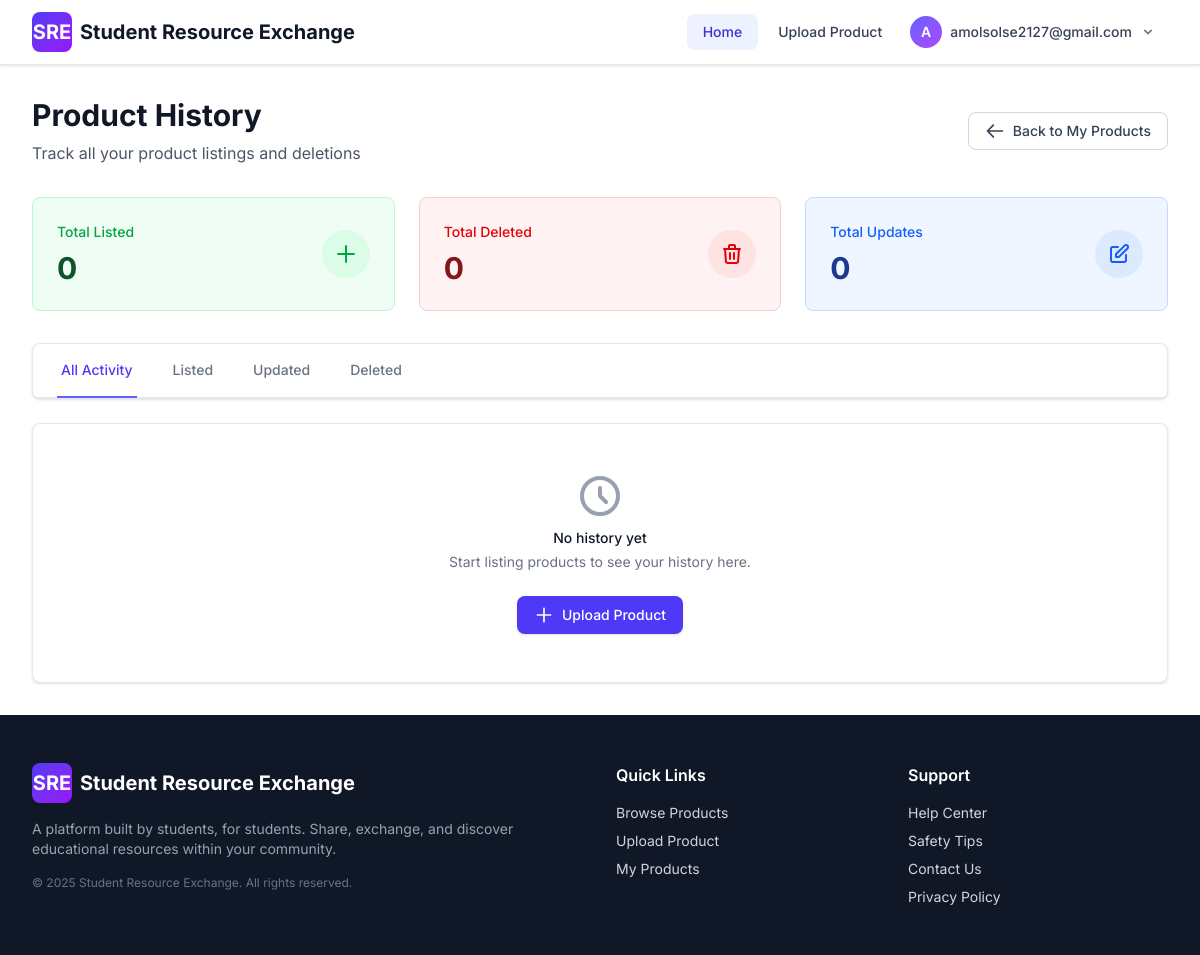
The page /products/history/ (signed in) on the database as committed earlier.
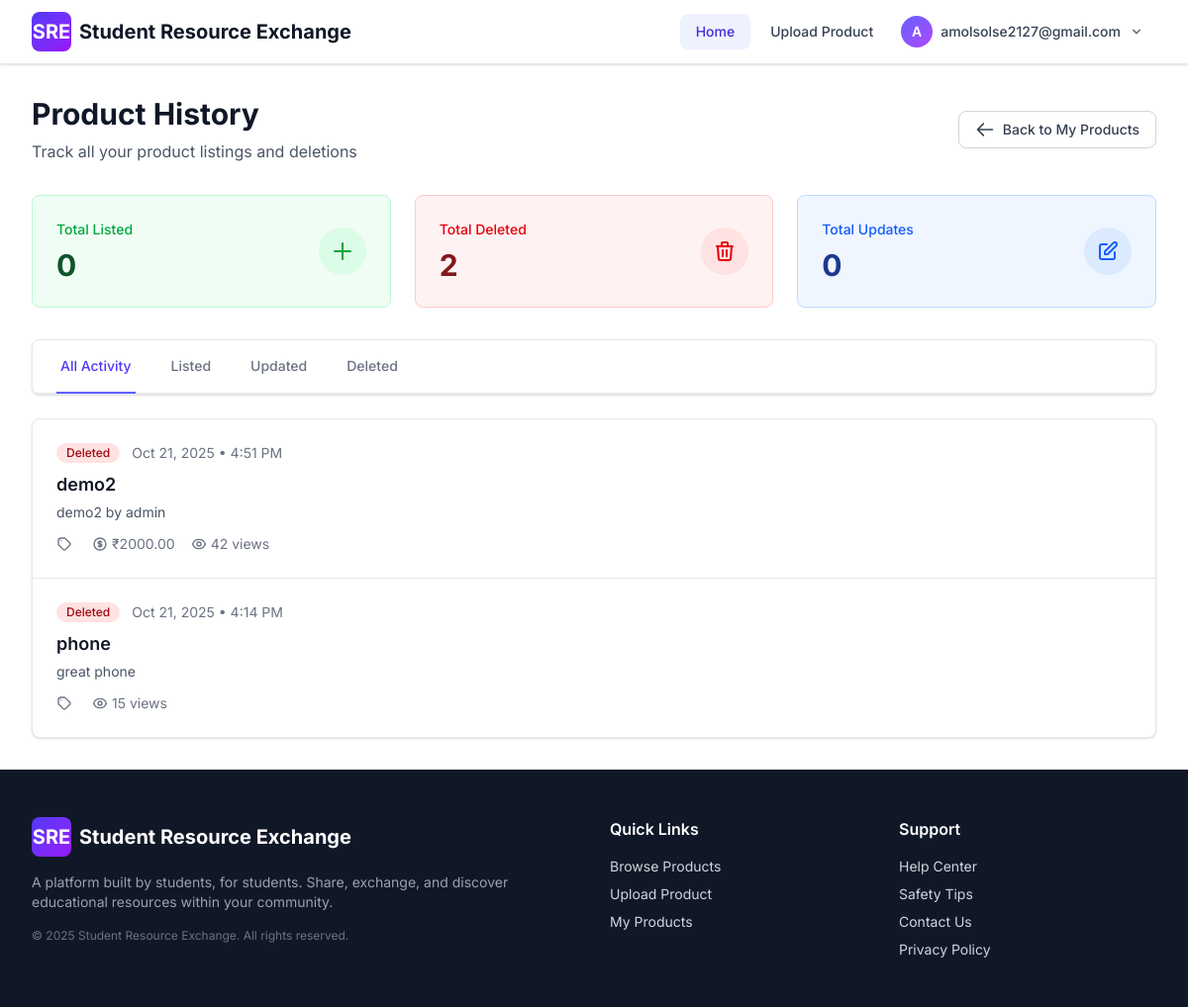
The same page on the database as committed later.
### products/history_models.py (models this page shows, shortened)
class ProductHistory(models.Model):
    ACTION_CHOICES = [
        ('created', 'Created'),
        ('updated', 'Updated'),
        ('deleted', 'Deleted'),
        ('sold', 'Sold'),
    ]
    product_id = models.IntegerField(help_text="Original product ID")
    title = models.CharField(max_length=255)
    description = models.TextField()
    category = models.CharField(max_length=50)
    condition = models.CharField(max_length=20)
    listing_type = models.CharField(max_length=10)
    price = models.DecimalField(
        max_digits=10,
        decimal_places=2,
        null=True,
        blank=True
    )
    user = models.ForeignKey(
        User,
        on_delete=models.CASCADE,
        related_name='product_history'
    )
    action = models.CharField(
        max_length=20,
        choices=ACTION_CHOICES,
        help_text="Type of action performed"
    )
    action_date = models.DateTimeField(default=timezone.now)
    reason = models.TextField(
        blank=True,
        null=True,
        help_text="Optional reason for deletion or update"
    )
    views_at_action = models.IntegerField(default=0)
    was_available = models.BooleanField(default=True)
    class Meta:
        db_table = 'product_history'
        ordering = ['-action_date']
        verbose_name = 'Product History'
        verbose_name_plural = 'Product Histories'
        indexes = [
            models.Index(fields=['user', '-action_date']),
            models.Index(fields=['product_id']),
        ]
    def get_action_display_color(self):
        colors = {
            'created': 'bg-green-100 text-green-800',
            'updated': 'bg-blue-100 text-blue-800',
            'deleted': 'bg-red-100 text-red-800',
            'sold': 'bg-purple-100 text-purple-800',
        }
        return colors.get(self.action, 'bg-gray-100 text-gray-800')

### products/views.py (the view)
# urls.py: path('history/', views.product_history, name='product_history'),
@login_required
def product_history(request):
    from registration.models import User
    user = User.objects.get(id=request.session['user_id'])
    history = ProductHistory.objects.filter(user=user).order_by('-action_date')
    action_filter = request.GET.get('action')
    if action_filter and action_filter in ['created', 'updated', 'deleted', 'sold']:
        history = history.filter(action=action_filter)
    paginator = Paginator(history, 20)
    page = request.GET.get('page')
    try:
        history_page = paginator.page(page)
    except PageNotAnInteger:
        history_page = paginator.page(1)
    except EmptyPage:
        history_page = paginator.page(paginator.num_pages)
    total_created = ProductHistory.objects.filter(user=user, action='created').count()
    total_deleted = ProductHistory.objects.filter(user=user, action='deleted').count()
    total_updated = ProductHistory.objects.filter(user=user, action='updated').count()
    context = {
        'history': history_page,
        'user': user,
        'total_created': total_created,
        'total_deleted': total_deleted,
        'total_updated': total_updated,
        'action_filter': action_filter,
        'paginator': paginator,
    }
    return render(request, 'products/product_history.html', context)

### chat/context_processors.py (called while the page is built)
def unread_messages(request):
    user_id = request.session.get('user_id')
    if not user_id:
        return {'unread_message_count': 0}
    cache_key = f'unread_message_count_{user_id}'
    unread_count = cache.get(cache_key)
    if unread_count is None:
        from registration.models import User
        try:
            user = User.objects.get(id=user_id)
            unread_count = Conversation.get_total_unread_count(user)
            cache.set(cache_key, unread_count, 30)
        except User.DoesNotExist:
            unread_count = 0
            cache.set(cache_key, unread_count, 30)
        except DatabaseError as e:
            logger.error(f"Database error in unread_messages context processor for user_id {user_id}: {e}")
            unread_count = 0
    return {'unread_message_count': unread_count}

### chat/models.py (called while the page is built)
    @staticmethod
    def get_total_unread_count(user):
        return Message.objects.filter(
            Q(conversation__buyer=user) | Q(conversation__seller=user)
        ).exclude(sender=user).filter(is_read=False).count()

### products/templates/products/product_history.html (shortened to what the changed rows need)
{% extends "base.html" %}
{% load static %}
{% block content %}
<div class="max-w-7xl mx-auto px-4 sm:px-6 lg:px-8 py-8">
    <div class="mb-8">
        <div class="flex items-center justify-between">
            <div>
                <h1 class="text-3xl font-bold text-gray-900">Product History</h1>
            </div>
        </div>
    </div>
    <div class="grid grid-cols-1 md:grid-cols-3 gap-6 mb-8">
        <div class="bg-red-50 border border-red-200 rounded-lg p-6">
            <div class="flex items-center justify-between">
                <div>
                    <p class="text-sm font-medium text-red-600">Total Deleted</p>
                    <p class="text-3xl font-bold text-red-900 mt-2">{{ total_deleted }}</p>
                </div>
            </div>
        </div>
    </div>
    <div class="bg-white rounded-lg shadow-sm border border-gray-200">
        {% if history %}
            <ul class="divide-y divide-gray-200">
                {% for item in history %}
                    <li class="p-6 hover:bg-gray-50 transition-colors">
                        <div class="flex items-start justify-between">
                            <div class="flex-1">
                                <div class="flex items-center space-x-3 mb-2">
                                    <span class="inline-flex items-center px-2.5 py-0.5 rounded-full text-xs font-medium {{ item.get_action_display_color }}">
                                        {{ item.get_action_display }}
                                    </span>
                                    <span class="text-sm text-gray-500">
                                        {{ item.action_date|date:"M d, Y • g:i A" }}
                                    </span>
                                </div>
                                <h3 class="text-lg font-semibold text-gray-900 mb-1">
                                    {{ item.title }}
                                </h3>
                                <p class="text-sm text-gray-600 mb-3 line-clamp-2">
                                    {{ item.description|truncatewords:30 }}
                                </p>
                                <div class="flex items-center space-x-4 text-sm text-gray-500">
                                    <span class="inline-flex items-center">
                                        <svg class="w-4 h-4 mr-1" fill="none" stroke="currentColor" viewBox="0 0 24 24">
                                            <path stroke-linecap="round" stroke-linejoin="round" stroke-width="2" d="M7 7h.01M7 3h5c.512 0 1.024.195 1.414.586l7 7a2 2 0 010 2.828l-7 7a2 2 0 01-2.828 0l-7-7A1.994 1.994 0 013 12V7a4 4 0 014-4z"/>
                                        </svg>
                                    </span>
                                    {% if item.price %}
                                        <span class="inline-flex items-center">
                                            ₹{{ item.price }}
                                        </span>
                                    {% endif %}
                                    <span class="inline-flex items-center">
                                        {{ item.views_at_action }} views
                                    </span>
                                </div>
                            </div>
                        </div>
                    </li>
                {% endfor %}
            </ul>
        {% else %}
            <div class="text-center py-12">
                <svg class="mx-auto h-12 w-12 text-gray-400" fill="none" stroke="currentColor" viewBox="0 0 24 24">
                    <path stroke-linecap="round" stroke-linejoin="round" stroke-width="2" d="M12 8v4l3 3m6-3a9 9 0 11-18 0 9 9 0 0118 0z"/>
                </svg>
                <h3 class="mt-2 text-sm font-medium text-gray-900">No history yet</h3>
                <p class="mt-1 text-sm text-gray-500">
                    {% if action_filter %}
                        No {{ action_filter }} actions found.
                    {% else %}
                        Start listing products to see your history here.
                    {% endif %}
                </p>
                <div class="mt-6">
                    <a href="{% url 'products:product_create' %}"
                       class="inline-flex items-center px-4 py-2 border border-transparent rounded-lg shadow-sm text-sm font-medium text-white bg-indigo-600 hover:bg-indigo-700">
                        <svg class="w-5 h-5 mr-2" fill="none" stroke="currentColor" viewBox="0 0 24 24">
                            <path stroke-linecap="round" stroke-linejoin="round" stroke-width="2" d="M12 4v16m8-8H4"/>
                        </svg>
                        Upload Product
                    </a>
                </div>
            </div>
        {% endif %}
    </div>
</div>
{% endblock %}

Rows that differ between the two databases and show on the page:
added ProductHistory: action "Deleted", action_date "Oct 21, 2025 • 4:51 PM", title "demo2", description "demo2 by admin", price "2000.00", views_at_action "42"
added ProductHistory: action "Deleted", action_date "Oct 21, 2025 • 4:14 PM", title "phone", description "great phone", views_at_action "15"
Other text that changed with them:
{{ total_deleted }}: "0" → "2"
text no longer shown: "No history yet Start listing products to see your history here. Upload Product"
